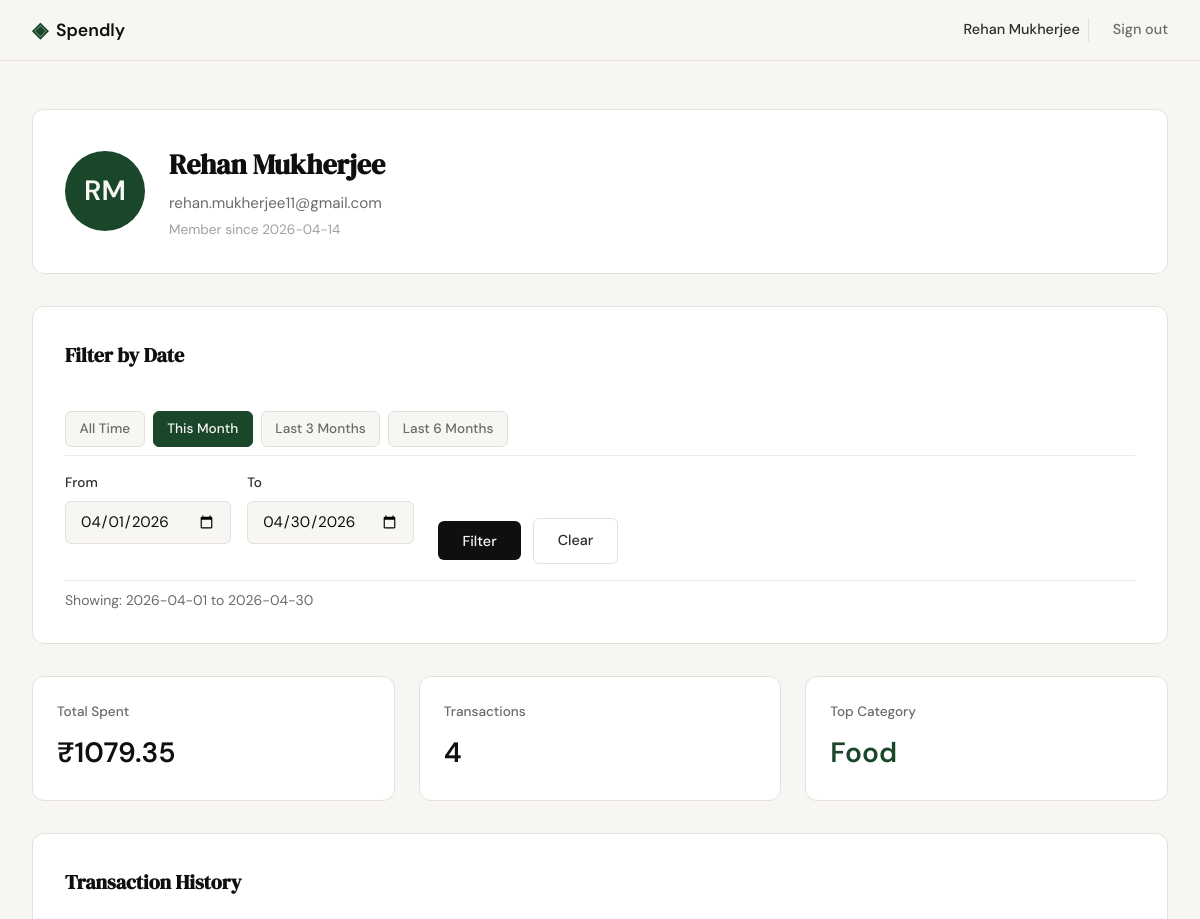
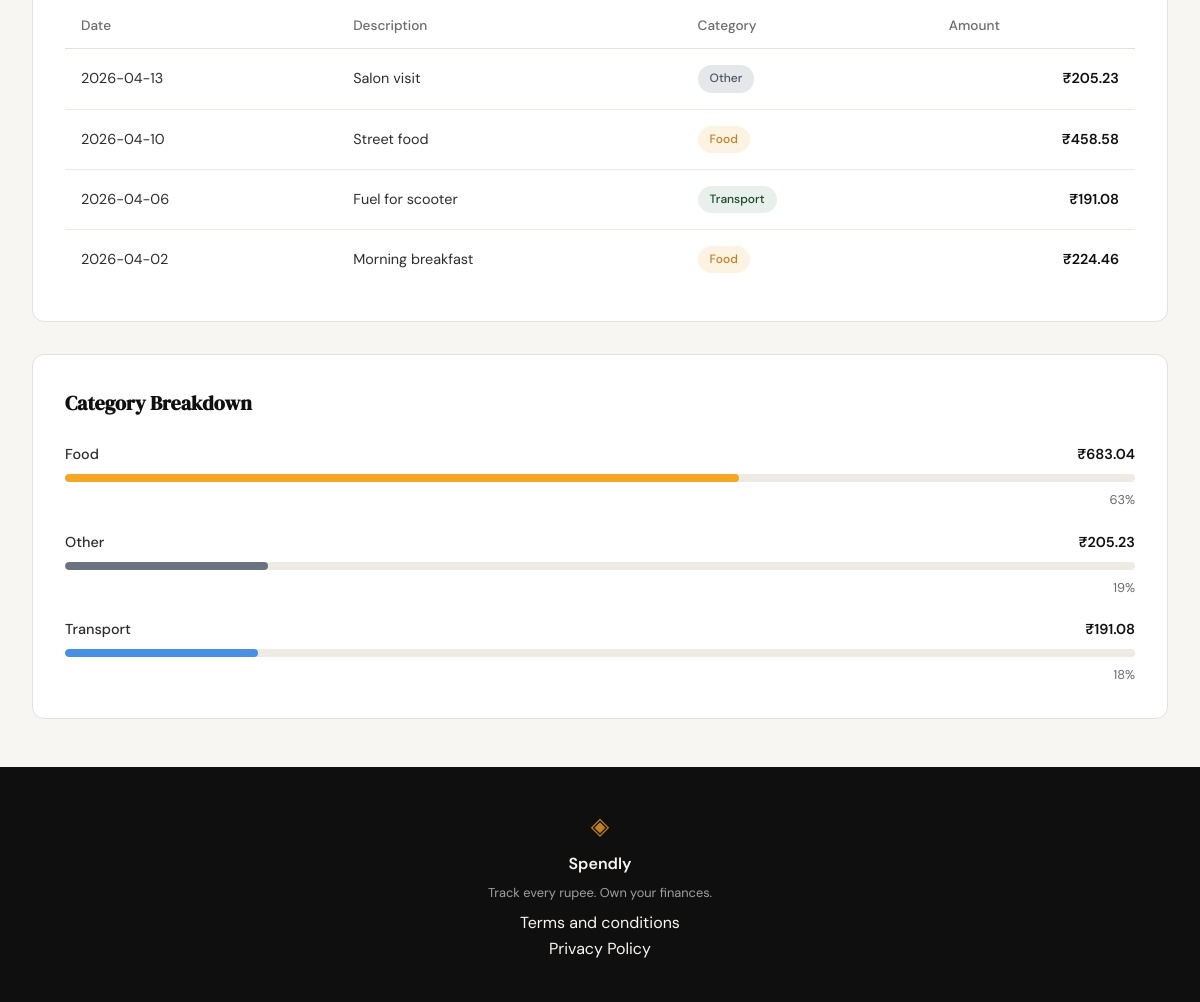
Page /profile?date_from=2026-04-01&date_to=2026-04-30 (signed in) on the committed database (2 pictures, top to bottom).
### tables this page shows
CREATE TABLE users (
            id INTEGER PRIMARY KEY AUTOINCREMENT,
            name TEXT NOT NULL,
            email TEXT UNIQUE NOT NULL,
            password_hash TEXT NOT NULL,
            created_at TEXT DEFAULT (datetime('now'))
        );

CREATE TABLE expenses (
            id INTEGER PRIMARY KEY AUTOINCREMENT,
            user_id INTEGER NOT NULL,
            amount REAL NOT NULL,
            category TEXT NOT NULL,
            date TEXT NOT NULL,
            description TEXT,
            created_at TEXT DEFAULT (datetime('now')),
            FOREIGN KEY (user_id) REFERENCES users(id)
        );

### app.py (the view)
@app.route("/profile")
def profile():
    if not session.get("user_id"):
        flash("Please log in to view your profile.", "error")
        return redirect(url_for("login"))
    user_id = session["user_id"]
    date_from = parse_date(request.args.get("date_from", ""))
    date_to = parse_date(request.args.get("date_to", ""))
    if date_from and date_to and date_from > date_to:
        flash("Start date must be before end date.", "error")
        date_from = None
        date_to = None
    today = datetime.now().strftime("%Y-%m-%d")
    this_month_start = datetime.now().replace(day=1).strftime("%Y-%m-%d")
    three_months_ago = (datetime.now() - timedelta(days=90)).strftime("%Y-%m-%d")
    six_months_ago = (datetime.now() - timedelta(days=180)).strftime("%Y-%m-%d")
    active_preset = None
    if date_from == this_month_start and date_to == today:
        active_preset = "this_month"
    elif date_from == three_months_ago and date_to == today:
        active_preset = "last_3_months"
    elif date_from == six_months_ago and date_to == today:
        active_preset = "last_6_months"
    elif not date_from and not date_to:
        active_preset = "all_time"
    conn = get_db()
    cursor = conn.cursor()
    cursor.execute("SELECT id, name, email, created_at FROM users WHERE id = ?", (user_id,))
    user_row = cursor.fetchone()
    user = {
        "name": user_row["name"],
        "email": user_row["email"],
        "member_since": user_row["created_at"][:10] if user_row else "Unknown"
    }
    stats = get_summary_stats(cursor, user_id, date_from, date_to)
    transactions = get_recent_transactions(cursor, user_id, limit=5, date_from=date_from, date_to=date_to)
    categories = get_category_breakdown(cursor, user_id, date_from, date_to)
    conn.close()
    return render_template(
        "profile.html",
        user=user,
        stats=stats,
        transactions=transactions,
        categories=categories,
        date_from=date_from or "",
        date_to=date_to or "",
        active_preset=active_preset,
        this_month_start=this_month_start,
        three_months_ago=three_months_ago,
        six_months_ago=six_months_ago,
        today=today
    )

### app.py (called while the page is built)
def parse_date(value):
    if not value or not value.strip():
        return None
    try:
        datetime.strptime(value.strip(), "%Y-%m-%d")
        return value.strip()
    except ValueError:
        return None

### database/db.py (called while the page is built)
def get_db():
    conn = sqlite3.connect(DATABASE)
    conn.row_factory = sqlite3.Row
    conn.execute("PRAGMA foreign_keys = ON")
    return conn

### templates/profile.html (shortened to what this page needs)
{% extends "base.html" %}
{% block content %}
<div class="profile-container">
    <div class="profile-card">
        <div class="profile-header">
            <div class="profile-avatar">
                {{ user.name[0]|upper }}{{ user.name.split()[-1][0]|upper if ' ' in user.name else '' }}
            </div>
            <div class="profile-info">
                <h1 class="profile-name">{{ user.name }}</h1>
                <p class="profile-email">{{ user.email }}</p>
                <p class="profile-member">Member since {{ user.member_since }}</p>
            </div>
        </div>
    </div>
    <div class="profile-card filter-section">
        <h2 class="section-title">Filter by Date</h2>
        <div class="filter-presets">
            <a href="{{ url_for('profile') }}" class="btn-preset {{ 'active' if active_preset == 'all_time' else '' }}">All Time</a>
            <a href="{{ url_for('profile', date_from=this_month_start, date_to=today) }}" class="btn-preset {{ 'active' if active_preset == 'this_month' else '' }}">This Month</a>
            <a href="{{ url_for('profile', date_from=three_months_ago, date_to=today) }}" class="btn-preset {{ 'active' if active_preset == 'last_3_months' else '' }}">Last 3 Months</a>
            <a href="{{ url_for('profile', date_from=six_months_ago, date_to=today) }}" class="btn-preset {{ 'active' if active_preset == 'last_6_months' else '' }}">Last 6 Months</a>
        </div>
        <form method="GET" action="{{ url_for('profile') }}" class="date-filter-form">
            <div class="filter-inputs">
                <div class="form-group">
                    <label for="date_from">From</label>
                    <input type="date" id="date_from" name="date_from" value="{{ date_from }}" class="form-input">
                </div>
                <div class="form-group">
                    <label for="date_to">To</label>
                    <input type="date" id="date_to" name="date_to" value="{{ date_to }}" class="form-input">
                </div>
            </div>
            <div class="filter-actions">
                <button type="submit" class="btn-primary">Filter</button>
                <a href="{{ url_for('profile') }}" class="btn-ghost">Clear</a>
            </div>
        </form>
        {% if date_from and date_to %}
        <p class="filter-active">Showing: {{ date_from }} to {{ date_to }}</p>
        {% endif %}
    </div>
    <div class="stats-grid">
        <div class="stat-card">
            <span class="stat-label">Total Spent</span>
            <span class="stat-value">₹{{ "%.2f"|format(stats.total_spent) }}</span>
        </div>
        <div class="stat-card">
            <span class="stat-label">Transactions</span>
            <span class="stat-value">{{ stats.transaction_count }}</span>
        </div>
        <div class="stat-card">
            <span class="stat-label">Top Category</span>
            <span class="stat-value stat-category">{{ stats.top_category }}</span>
        </div>
    </div>
    <div class="profile-card">
        <h2 class="section-title">Transaction History</h2>
        <table class="transactions-table">
            <thead>
                <tr>
                    <th>Date</th>
                    <th>Description</th>
                    <th>Category</th>
                    <th>Amount</th>
                </tr>
            </thead>
            <tbody>
                {% for txn in transactions %}
                <tr>
                    <td>{{ txn.date }}</td>
                    <td>{{ txn.description }}</td>
                    <td><span class="badge badge-{{ txn.category|lower }}">{{ txn.category }}</span></td>
                    <td class="amount">₹{{ "%.2f"|format(txn.amount) }}</td>
                </tr>
                {% endfor %}
            </tbody>
        </table>
    </div>
    <div class="profile-card">
        <h2 class="section-title">Category Breakdown</h2>
        <div class="category-list">
            {% for cat in categories %}
            <div class="category-item">
                <div class="category-info">
                    <span class="category-name">{{ cat.name }}</span>
                    <span class="category-amount">₹{{ "%.2f"|format(cat.amount) }}</span>
                </div>
                <div class="progress-track">
                    <div class="progress-bar progress-{{ cat.name|lower }}" style="width: {{ cat.percentage }}%"></div>
                </div>
                <span class="category-percentage">{{ cat.percentage }}%</span>
            </div>
            {% endfor %}
        </div>
    </div>
</div>
{% endblock %}

### templates/base.html (shortened to what this page needs)
<!DOCTYPE html>
<html lang="en">
<head>
    <link rel="stylesheet" href="{{ url_for('static', filename='css/style.css') }}">
</head>
<body>
    <nav class="navbar">
        <div class="nav-inner">
            <a href="{{ url_for('landing') }}" class="nav-brand">
                <span class="brand-icon">◈</span>
                <span class="brand-name">Spendly</span>
            </a>
            <div class="nav-links">
                {% if session.get('user_id') %}
                    <span class="nav-user">{{ session.get('user_name', 'User') }}</span>
                    <a href="{{ url_for('logout') }}">Sign out</a>
                {% else %}
                    <a href="{{ url_for('login') }}">Sign in</a>
                    <a href="{{ url_for('register') }}" class="nav-cta">Get started</a>
                {% endif %}
            </div>
        </div>
    </nav>
    <main class="main-content">
        {% block content %}{% endblock %}
    </main>
    <footer class="footer">
        <div class="footer-inner">
            <span class="brand-icon">◈</span>
            <span class="footer-name">Spendly</span>
            <p class="footer-copy">Track every rupee. Own your finances.</p>
            <div class="footer-links">
                <a href="{{ url_for('terms') }}">Terms and conditions</a><br>
                <a href="{{ url_for('privacy') }}">Privacy Policy</a>
            </div>
        </div>
    </footer>
</body>
</html>

### rows in the picture
users: get "Rehan Mukherjee", name "R", name "M", name "Rehan Mukherjee", email "rehan.mukherjee11@gmail.com"
expenses: date "2026-04-13", description "Salon visit", category "Other", amount "205.23"
expenses: date "2026-04-10", description "Street food", category "Food", amount "458.58"
expenses: date "2026-04-06", description "Fuel for scooter", category "Transport", amount "191.08"
expenses: date "2026-04-02", description "Morning breakfast", category "Food", amount "224.46"

### other values in the picture
{{ user.member_since }} "2026-04-14"
{{ date_from }} "2026-04-01"
{{ date_to }} "2026-04-30"
{{ "%.2f"|format(stats.total_spent) }} "1079.35"
{{ stats.transaction_count }} "4"
{{ stats.top_category }} "Food"
{{ cat.name }} "Food" "Other" "Transport"
{{ "%.2f"|format(cat.amount) }} "683.04" "205.23" "191.08"
{{ cat.percentage }} "63" "19" "18"
